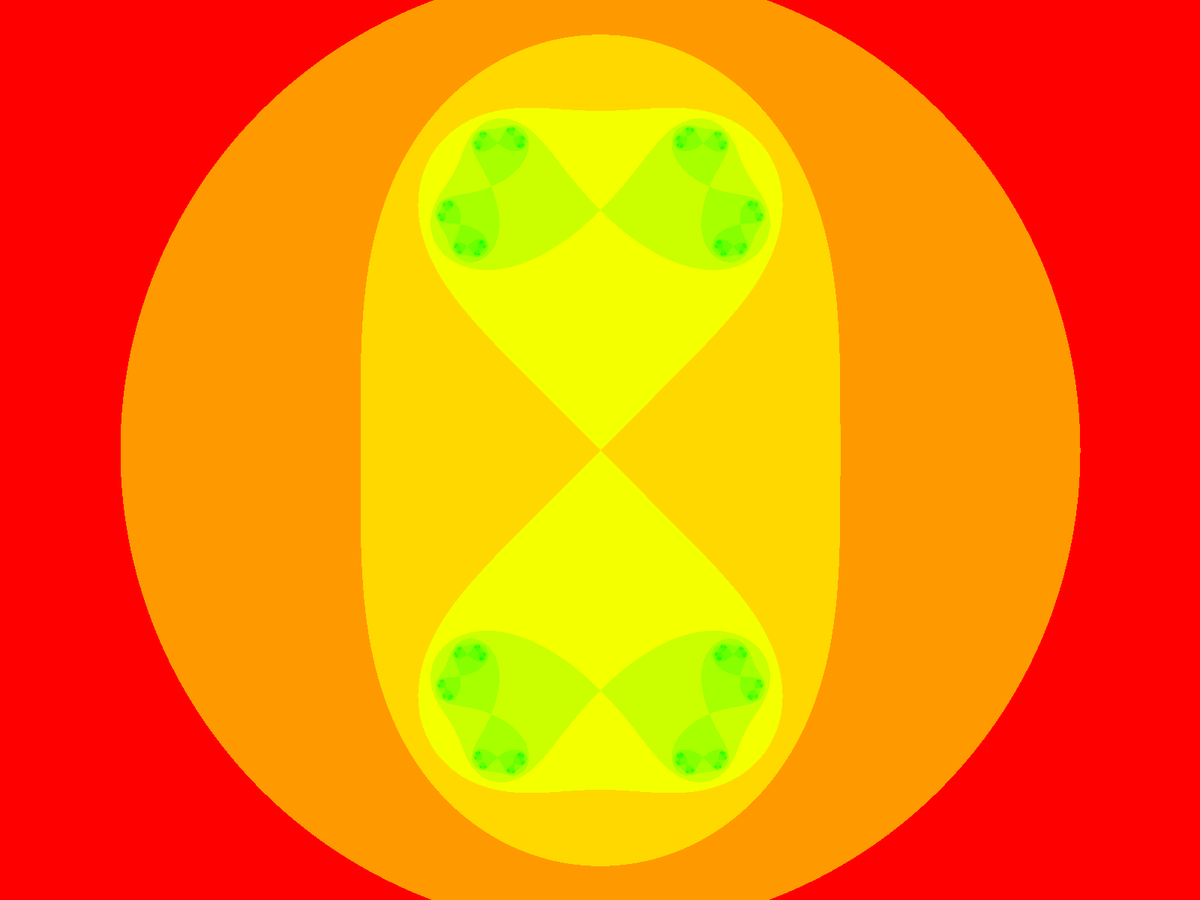
Frame 1 (no input)
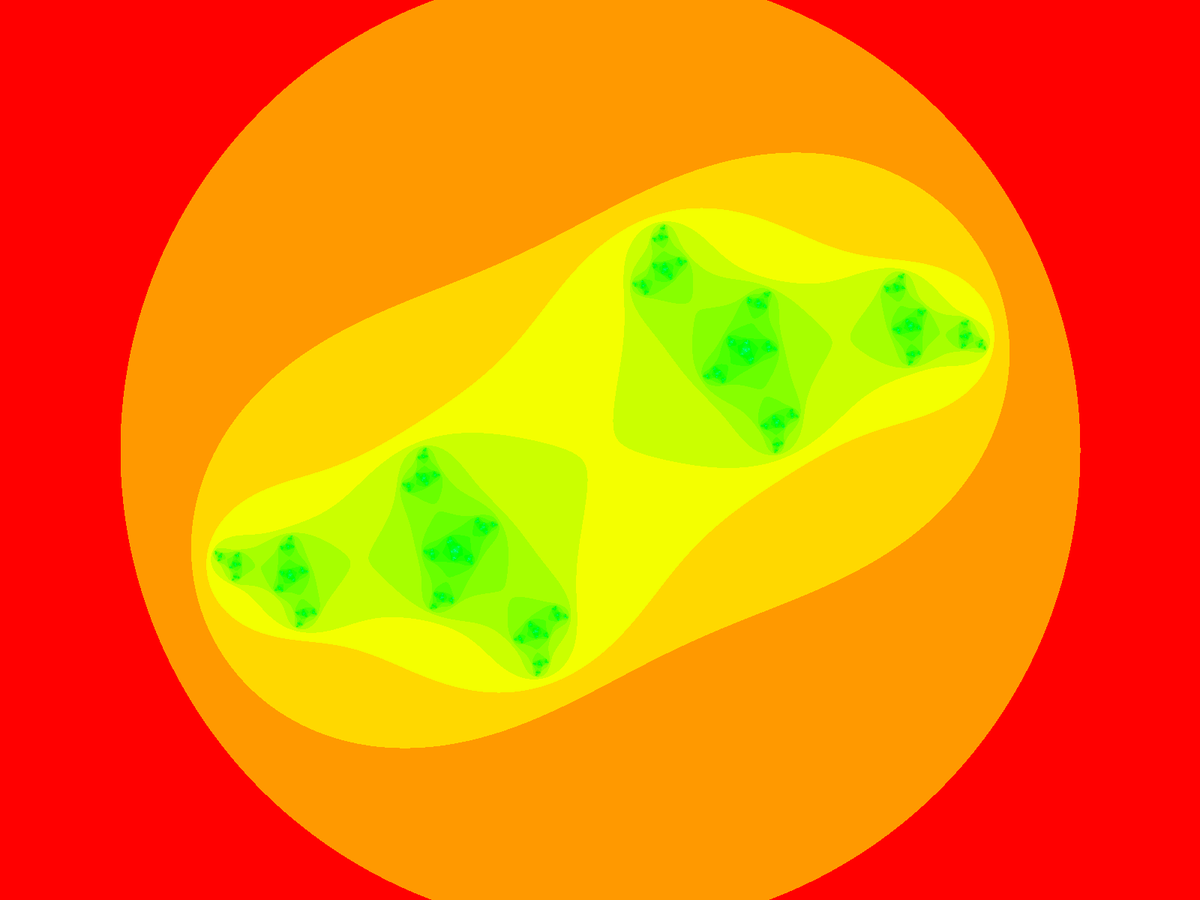
Frame 60 (the mouse pressed at the canvas centre just before this capture)
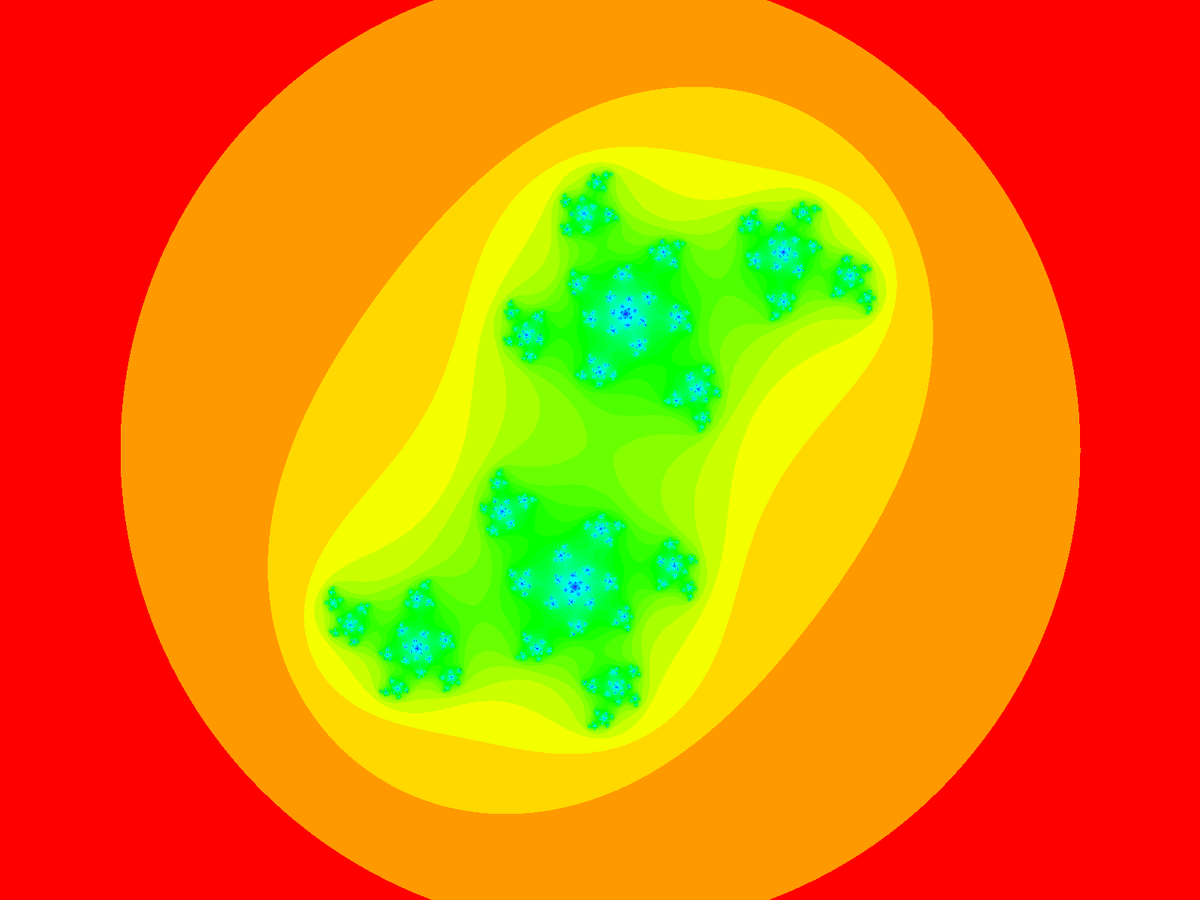
Frame 120 (the mouse held since frame 60 and released just before this capture)

The Processing sketch that drew these frames (run headless with seeded random() and noise(); from frame 60 on, the mouse is pressed at the canvas centre):

// Processing sketch: julia_sets
// ── julia_sets.pde
float angle = 0;

void setup() {
  fullScreen();
  // size(640, 360);
  colorMode(HSB, 1);
}
void draw() {

  // float ca = map(mouseX, 0, width, -1, 1);//-0.70176;
  // float cb = map(mouseY, 0, height, -1, 1);//-0.3842;

  float ca = cos(angle*3.213); //sin(angle);
  float cb = sin(angle);

  if (keyPressed == false) {
    angle += 0.02;
  }
  background(255);

  // Establish a range of values on the complex plane
  // A different range will allow us to "zoom" in or out on the fractal

  // It all starts with the width, try higher or lower values
  //float w = abs(sin(angle))*5;
  float w = 5;
  float h = (w * height) / width;

  // Start at negative half the width and height
  float xmin = -w/2;
  float ymin = -h/2;

  // Make sure we can write to the pixels[] array.
  // Only need to do this once since we don't do any other drawing.
  loadPixels();

  // Maximum number of iterations for each point on the complex plane
  int maxiterations = 100;

  // x goes from xmin to xmax
  float xmax = xmin + w;
  // y goes from ymin to ymax
  float ymax = ymin + h;

  // Calculate amount we increment x,y for each pixel
  float dx = (xmax - xmin) / (width);
  float dy = (ymax - ymin) / (height);

  // Start y
  float y = ymin;
  for (int j = 0; j < height; j++) {
    // Start x
    float x = xmin;
    for (int i = 0; i < width; i++) {

      // Now we test, as we iterate z = z^2 + cm does z tend towards infinity?
      float a = x;
      float b = y;
      int n = 0;
      while (n < maxiterations) {
        float aa = a * a;
        float bb = b * b;
        // Infinity in our finite world is simple, let's just consider it 16
        if (aa + bb > 4.0) {
          break;  // Bail
        }
        float twoab = 2.0 * a * b;
        a = aa - bb + ca;
        b = twoab + cb;
        n++;
      }

      // We color each pixel based on how long it takes to get to infinity
      // If we never got there, let's pick the color black
      if (n == maxiterations) {
        pixels[i+j*width] = color(0);
      } else {
        // Gosh, we could make fancy colors here if we wanted
        float hu = sqrt(float(n) / maxiterations);
        pixels[i+j*width] = color(hu, 255, 150);
      }
      x += dx;
    }
    y += dy;
  }
  updatePixels();
  println(frameRate);
}
